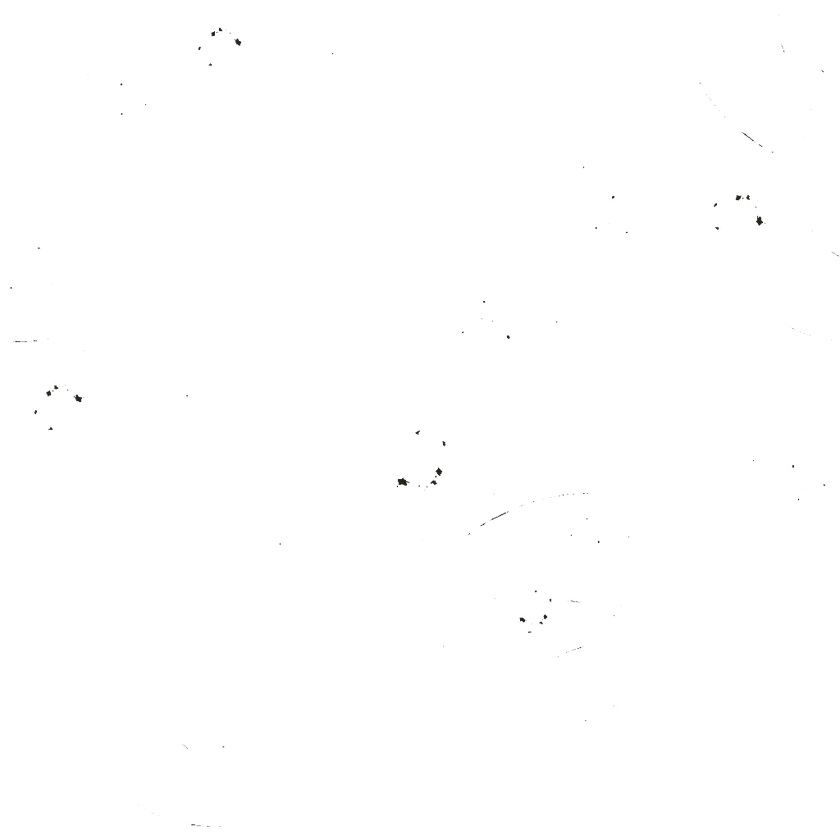
#> input picture assets/damage/damage_stage1.png, 840 x 840 px, shrunk from 1024 x 1024 before the run, found by its file name; its folder holds only this picture in this run
$ python stylize.py
#> lines starting #> are read from the running program, lines starting #| are printed output that depends on the picture
"""Стилизация текстур под плоские модели Kenney.

Фото-текстуры (асфальт, бетон, грунт, фасады, декали, повреждения, спрайты огня и дыма)
упрощаются: сглаживание с сохранением краёв, постеризация в 8-14 цветов, чуть больше
насыщенности. Рельеф нормалей ослабляется, альфа декалей и спрайтов становится чётче.
Исходники сохраняются в art_src/photo (в сборку не попадают), повторный запуск берёт их.

Запуск: python3 tools/textures/stylize.py
"""
import glob, os, shutil
import numpy as np
from PIL import Image, ImageEnhance, ImageFilter

ROOT = os.path.abspath(os.path.join(os.path.dirname(__file__), "..", ".."))
A = os.path.join(ROOT, "assets")
BACKUP = os.path.join(ROOT, "art_src", "photo")


def source(path):
    """Путь к фото-исходнику: при первом запуске копирует файл в art_src/photo."""
#> in stylize_rgba, im is the input picture: PIL image 840x840 RGBA; mean R, G, B, A 0.1, 0.1, 0.1, 0.2
    rel = os.path.relpath(path, A)
    b = os.path.join(BACKUP, rel)
    if not os.path.exists(b):
        os.makedirs(os.path.dirname(b), exist_ok=True)
        shutil.copy2(path, b)
    return b


def stylize_rgb(im, colors=8, sat=1.15, contrast=1.06, smooth=5, detail=0.4, outline=0.14):
    """Мелкое зерно приглушается (detail), крупные формы остаются; постеризация и тонкий контур."""
#> called with colors = 8, sat = 1.15, contrast = 1.06, smooth = 3, detail = 0.6, outline = 0
    im = im.convert("RGB")
#> im: PIL image 840x840 RGB
    a = np.asarray(im).astype(np.float64)
    low = np.asarray(im.filter(ImageFilter.GaussianBlur(5))).astype(np.float64)
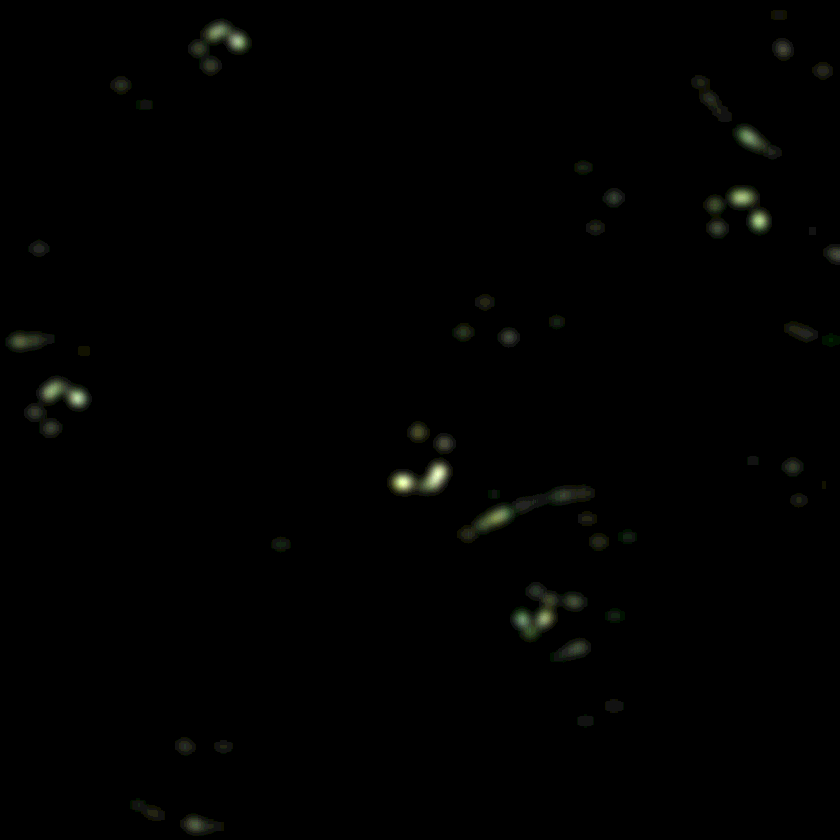
#> low: shape (840, 840, 3) float64; mean R, G, B 0.0722, 0.0846, 0.0563; drawn with min black and max white
    a = np.clip(low + (a - low) * detail, 0, 255).astype(np.uint8)
    sm = Image.fromarray(a).filter(ImageFilter.MedianFilter(smooth)).filter(ImageFilter.MedianFilter(smooth))
    qi = sm.quantize(colors=colors, method=Image.Quantize.MEDIANCUT, dither=Image.Dither.NONE)
    q = np.asarray(qi.convert("RGB")).astype(np.float64)
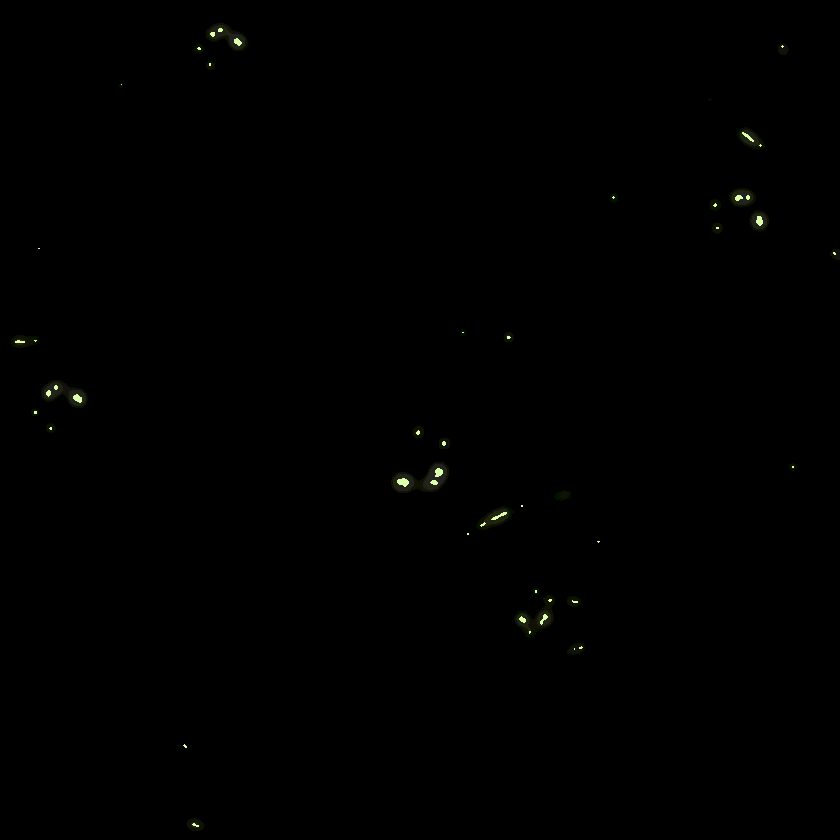
#> q: shape (840, 840, 3) float64; mean R, G, B 0.0257, 0.0298, 0.0179; drawn with min black and max white
    if outline > 0:
        idx = np.asarray(qi).astype(np.int32)
        edge = (idx != np.roll(idx, 1, 0)) | (idx != np.roll(idx, 1, 1))
        lum = q.mean(-1)
        # контур только на сильных перепадах яркости, чтобы не рябило
        strong = np.abs(lum - np.roll(lum, 1, 0)) + np.abs(lum - np.roll(lum, 1, 1)) > 40
        q[edge & strong] *= 1 - outline
    out = Image.fromarray(np.clip(q, 0, 255).astype(np.uint8))
    out = ImageEnhance.Color(out).enhance(sat)
    out = ImageEnhance.Contrast(out).enhance(contrast)
    return out


def soften_normal(im, k=0.45):
    a = np.asarray(im.convert("RGB").filter(ImageFilter.GaussianBlur(1.6))).astype(np.float64) / 255 * 2 - 1
    flat = np.array([0.0, 0.0, 1.0])
    n = a * k + flat * (1 - k)
    n /= np.linalg.norm(n, axis=-1, keepdims=True)
    return Image.fromarray(((n * 0.5 + 0.5) * 255).astype(np.uint8))


def crisp_alpha(a, lo=0.3, hi=0.55, levels=0):
#> called with lo = 0.3, hi = 0.55, levels = 0
    a = np.clip((a - lo) / (hi - lo), 0, 1)
    if levels:
        a = np.round(a * levels) / levels
    return a


def stylize_rgba(im, colors=10, levels=0, lo=0.3, hi=0.55, sat=1.15):
    im = im.convert("RGBA")
    rgb = stylize_rgb(im.convert("RGB"), colors=colors, sat=sat, smooth=3, detail=0.6, outline=0.0)
    a = np.asarray(im)[..., 3].astype(np.float64) / 255
    a = crisp_alpha(a, lo, hi, levels)
    out = np.concatenate([np.asarray(rgb), (a[..., None] * 255).astype(np.uint8)], -1)
#> out: shape (840, 840, 4)
    return Image.fromarray(out.astype(np.uint8), "RGBA")


def main():
    n = 0
    # PBR-наборы окружения
    for d in sorted(glob.glob(os.path.join(A, "textures", "*"))):
        name = os.path.basename(d)
        if not (name.startswith("env_") or name in ("ManholeCover011", "RoadLines019A")):
            continue
        for f in glob.glob(os.path.join(d, "*_1K-JPG_Color.jpg")):
            facade = "facade" in name
            stylize_rgb(Image.open(source(f)), colors=12 if facade else 8, sat=1.12 if facade else 1.2, detail=0.6 if facade else 0.35).save(f, quality=90)
            n += 1
        for f in glob.glob(os.path.join(d, "*_1K-JPG_NormalGL.jpg")):
            soften_normal(Image.open(source(f))).save(f, quality=92)
        for f in glob.glob(os.path.join(d, "*_1K-JPG_Roughness.jpg")):
            Image.open(source(f)).convert("L").filter(ImageFilter.MedianFilter(5)).save(f, quality=88)
    # декали на земле и наклейки повреждений
    for f in glob.glob(os.path.join(A, "decals", "decal_*.png")) + glob.glob(os.path.join(A, "damage", "mark_*.png")) + glob.glob(os.path.join(A, "damage", "damage_stage*.png")):
        stylize_rgba(Image.open(source(f)), colors=8).save(f)
        n += 1
    # спрайты: огонь и взрывы ступенями яркости, дым и пыль ступенями прозрачности
    for f in glob.glob(os.path.join(A, "fx", "*.png")):
        b = os.path.basename(f)
        if b.startswith(("fire", "explosion", "muzzle")):
            stylize_rgba(Image.open(source(f)), colors=6, levels=4, lo=0.05, hi=0.6, sat=1.3).save(f)
        elif b.startswith(("smoke", "dust")):
            stylize_rgba(Image.open(source(f)), colors=5, levels=3, lo=0.22, hi=0.8, sat=1.0).save(f)
        elif b.startswith(("debris", "bolts")):
            stylize_rgba(Image.open(source(f)), colors=8).save(f)
        else:
            continue
        n += 1
    print("стилизовано файлов:", n, "| исходники:", os.path.relpath(BACKUP, ROOT))


if __name__ == "__main__":
    main()

$ run again, on assets/damage/damage_stage2.png
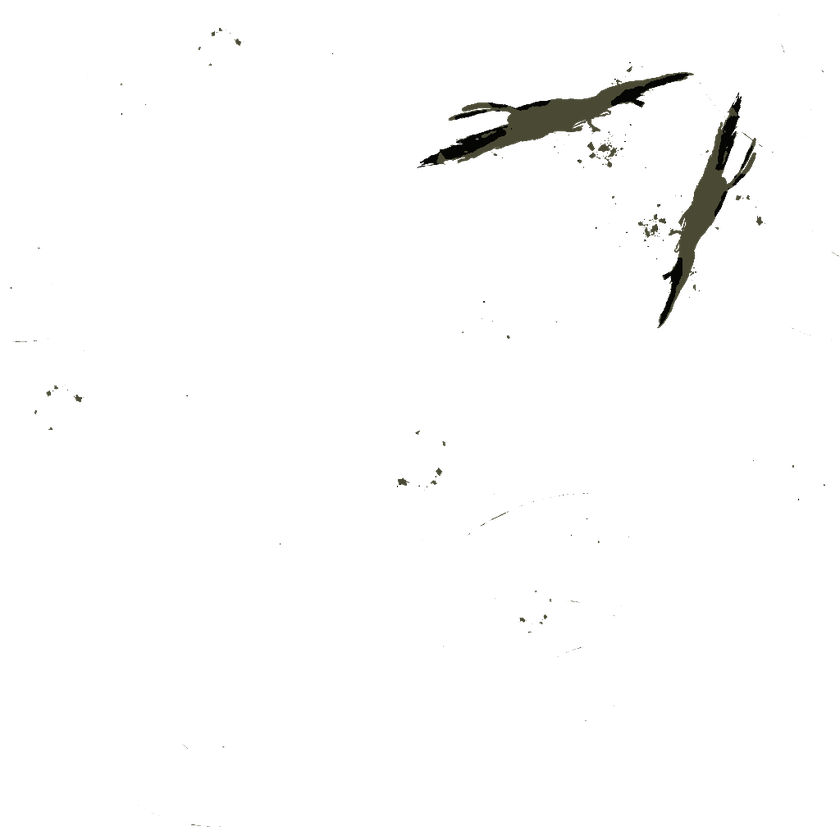
#> input picture assets/damage/damage_stage2.png, 840 x 840 px, shrunk from 1024 x 1024 before the run, found by its file name
#> in stylize_rgba, im is the input picture: PIL image 840x840 RGBA; mean R, G, B, A 1.3, 1.3, 0.9, 4.4
#> im: PIL image 840x840 RGB
#> in stylize_rgb, `q = np.asarray(qi.convert("RGB")).astype(np.float64)`:
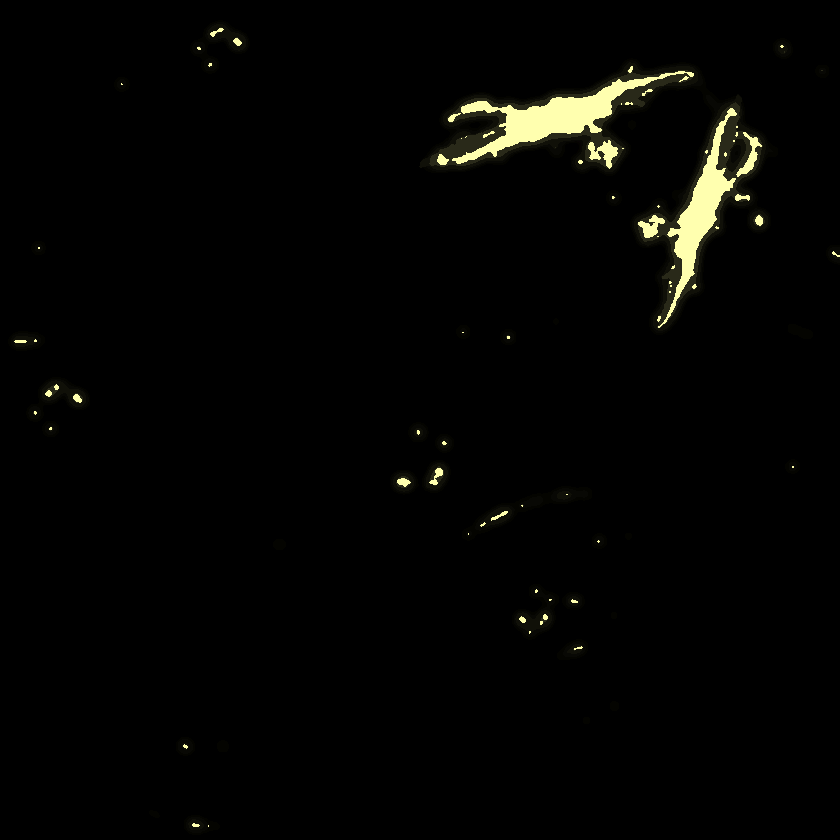
#> q: shape (840, 840, 3) float64; mean R, G, B 1.1, 1.1, 0.8; drawn with min black and max white
#> in stylize_rgba, `a = np.asarray(im)[..., 3].astype(np.float64) / 255`:
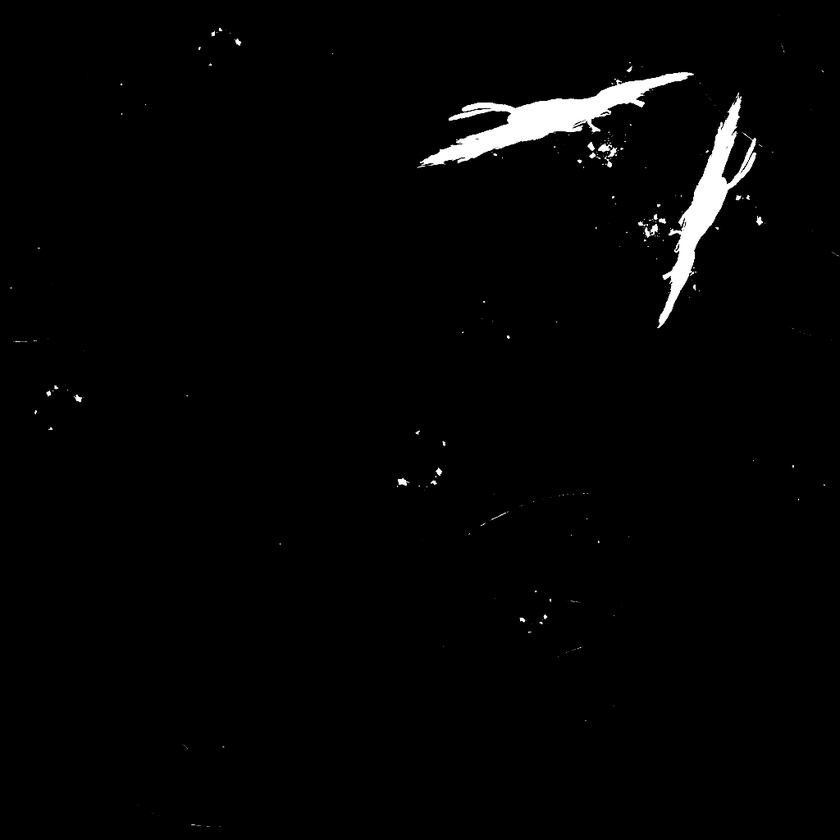
#> a: shape (840, 840) float64; min 0, max 1, mean 0.0172

$ run again, on assets/damage/damage_stage3.png
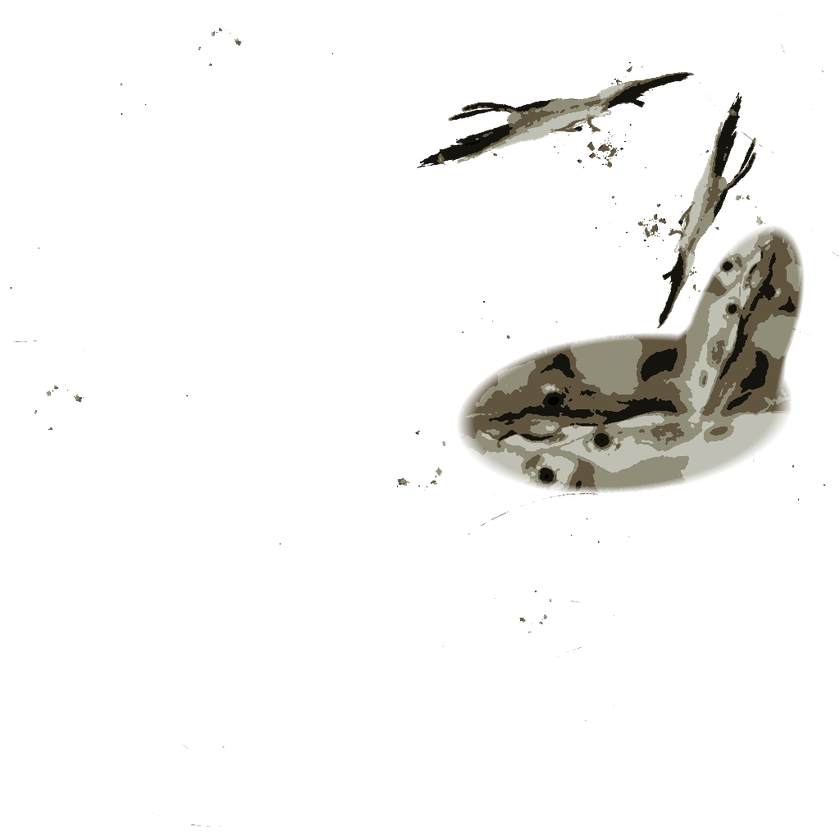
#> input picture assets/damage/damage_stage3.png, 840 x 840 px, shrunk from 1024 x 1024 before the run, found by its file name
#> in stylize_rgba, im is the input picture: PIL image 840x840 RGBA; mean R, G, B, A 11.8, 11.3, 9.6, 22.1
#> im: PIL image 840x840 RGB
#> in stylize_rgba, `a = np.asarray(im)[..., 3].astype(np.float64) / 255`:
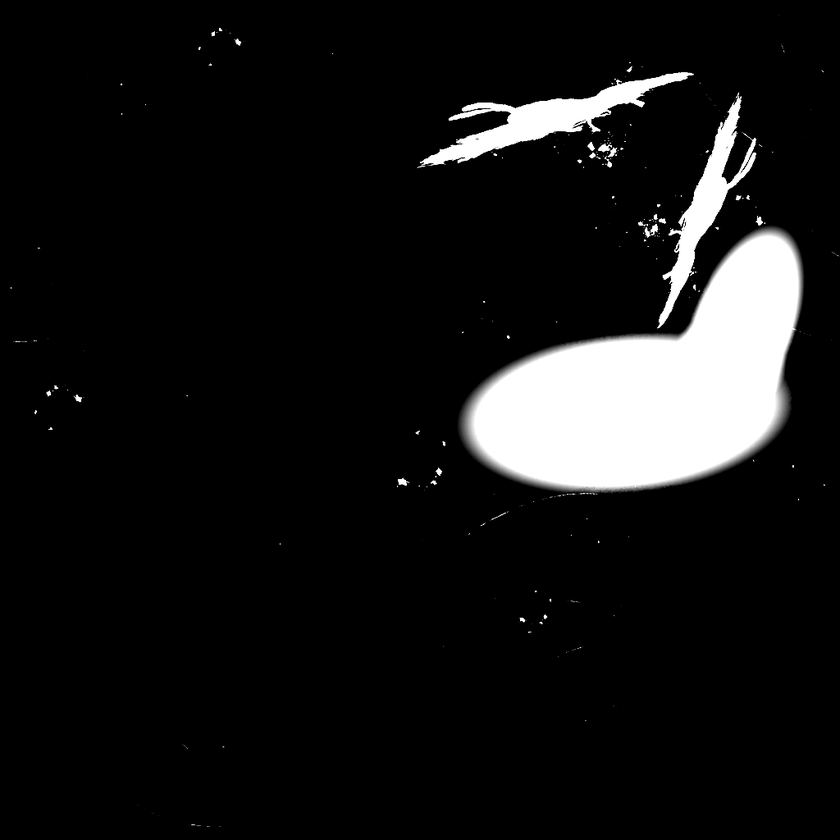
#> a: shape (840, 840) float64; min 0, max 1, mean 0.0866
#> in stylize_rgba, `out = np.concatenate([np.asarray(rgb), (a[..., None] * 255).astype(np...`:
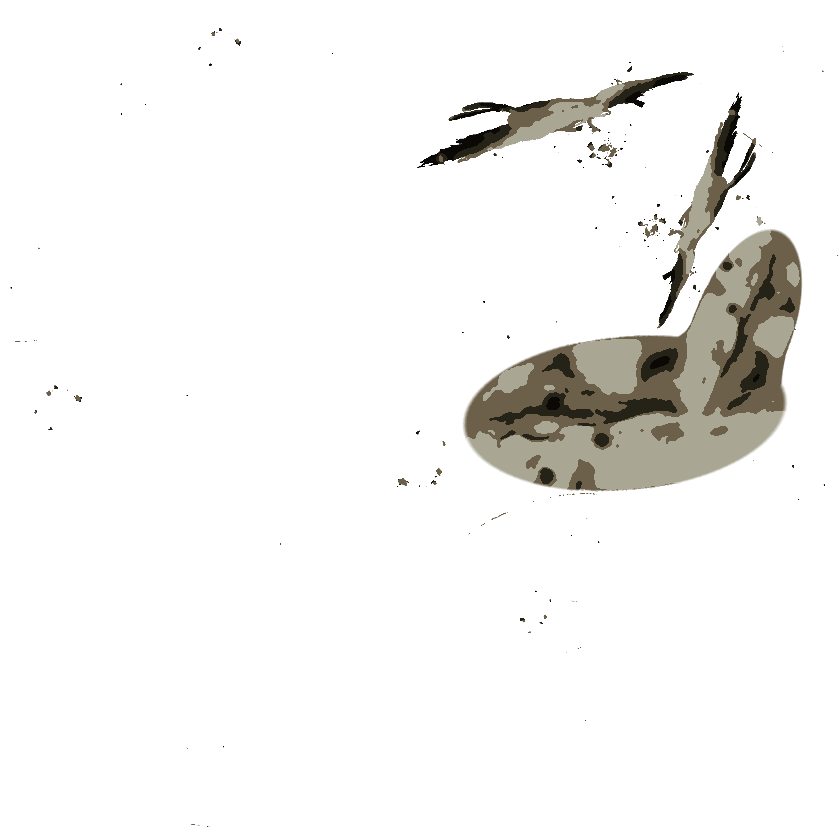
#> out: shape (840, 840, 4); mean R, G, B, A 12.2, 11.5, 9.6, 22.4; transparent parts drawn white

$ run again, on assets/damage/damage_stage4.png
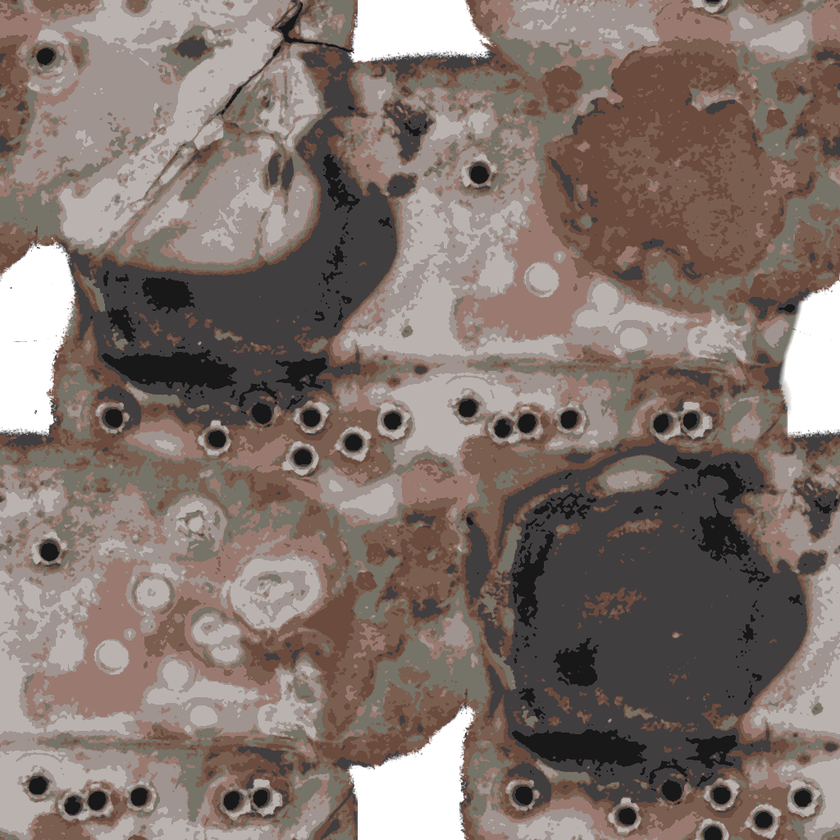
#> input picture assets/damage/damage_stage4.png, 840 x 840 px, shrunk from 1024 x 1024 before the run, found by its file name
#> in stylize_rgba, im is the input picture: PIL image 840x840 RGBA; mean R, G, B, A 117.3, 103.2, 96.7, 242.2
#> im: PIL image 840x840 RGB
#> in stylize_rgb, `low = np.asarray(im.filter(ImageFilter.GaussianBlur(5))).astype(np.flo..`:
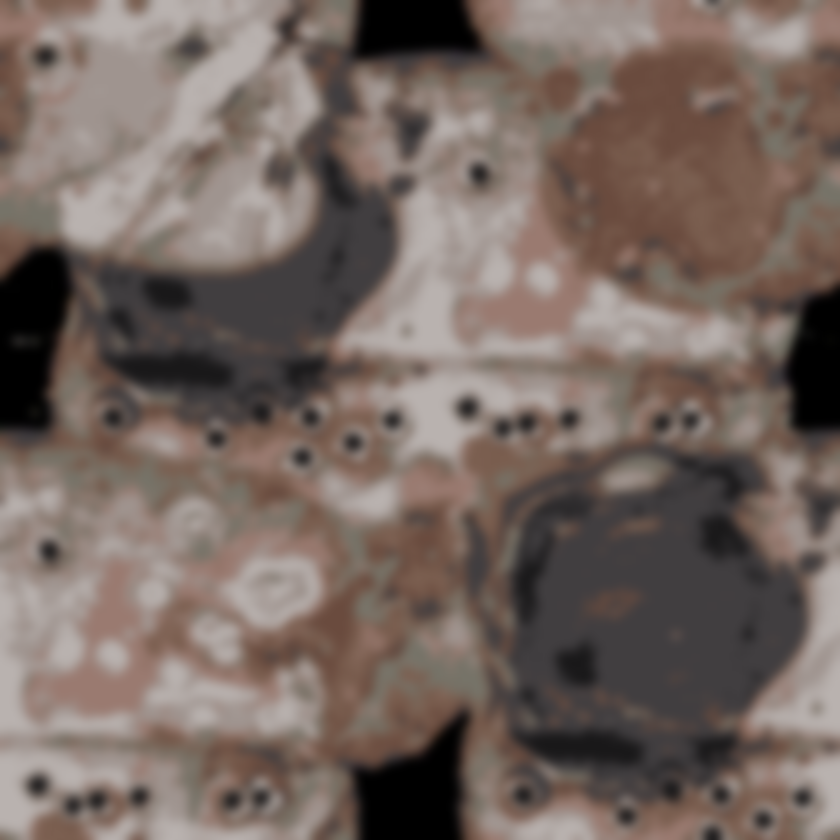
#> low: shape (840, 840, 3) float64; mean R, G, B 117.3, 103.2, 96.7
#> in stylize_rgba, `a = np.asarray(im)[..., 3].astype(np.float64) / 255`:
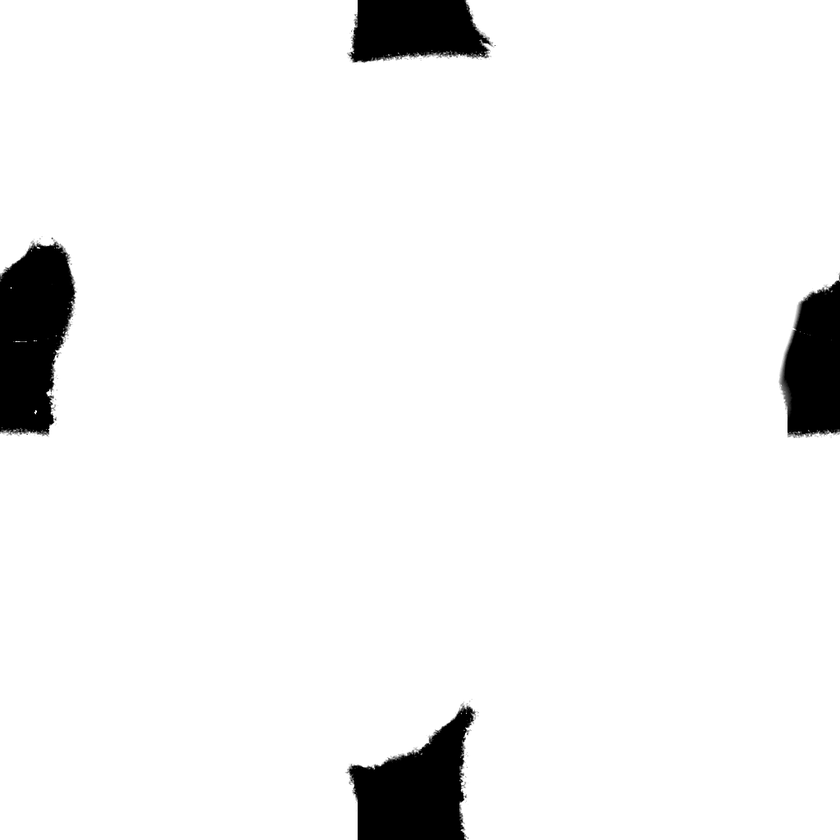
#> a: shape (840, 840) float64; min 0, max 1, mean 0.95
